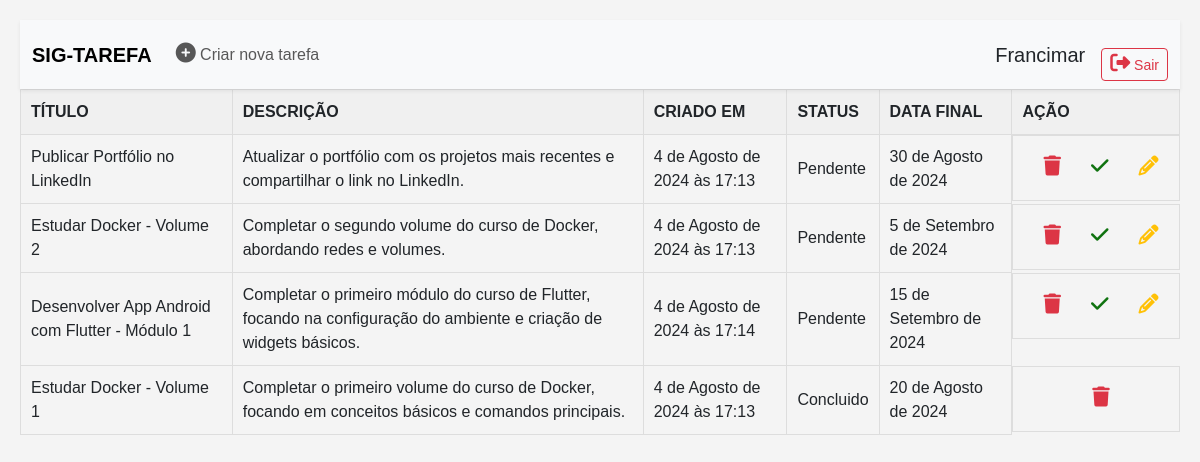
Screenshot of / (signed in) with the database file from the repository.
### tarefa/models.py (models this page shows, shortened)
class Tarefa(models.Model):
    usuario = models.ForeignKey(User,on_delete=models.CASCADE)
    titulo = models .CharField(max_length = 55)
    descricao = models.TextField()
    created_at = models.DateTimeField(auto_now_add=True)
    finished_at = models.DateField(auto_now= False)
    status = models.BooleanField(default = False)

### tarefa/views.py (the view)
# urls.py: path('',views.homepage,name ='homepage'),
@login_required
def homepage(request):
    tarefa = Tarefa.objects.filter(usuario = request.user).order_by("status")
    return render(request,'homepage.html',{"contexto":tarefa})

### tarefa/templates/homepage.html (shortened to what this page needs)
{% extends 'base.html' %}
  {% block conteudo %}
  <table>
    <thead>
      <tr>
        <th>TÍTULO</th>
        <th>DESCRIÇÃO</th>
        <th>CRIADO EM </th>
        <th>STATUS</th>
        <th>DATA FINAL</th>
        <th>AÇÃO</th>
      </tr>
    </thead>
    <tbody>
      {% for tarefa in contexto %}
      <tr>
        <td>{{ tarefa.titulo }}</td>
        <td>{{ tarefa.descricao }}</td>
        <td>{{ tarefa.created_at }}</td>
        {% if tarefa.status %}
        <td>Concluido</td>
        {% else %}
        <td>Pendente</td>
        {% endif %}
        <td>{{ tarefa.finished_at }}</td>
        <td class="action-buttons">
          <form action="{% url 'delete' tarefa.id %}">
              <button class="delete-btn" title="Excluir">
                  <i class="fas fa-trash"></i>
              </button>
          </form>
          {% if not tarefa.status %}
          <form action="{% url 'confirm' tarefa.id %}" method="post">
              <button class="conf-btn" title="confirmar">
                  <i class="fas fa-check"></i>
              </button>
          </form>
          <form action="{% url 'update' tarefa.id %}" method="post">
            <button class="edit-btn" title="update">
                <i class="fas fa-pencil"></i>
            </button>
        </form>
          {% endif %}
      </td>
      </tr>
      {% endfor %}
    </tbody>
  </table>
  {% endblock %}

### tarefa/templates/base.html (shortened to what this page needs)
{% load static %}
<!DOCTYPE html>
<html lang="pt-br">
<head>
    <link href="https://cdn.jsdelivr.net/npm/bootstrap@5.3.3/dist/css/bootstrap.min.css" rel="stylesheet"
>
    <link rel="stylesheet" href="{% static 'css/home.css' %}">
    <link rel="stylesheet" href="https://cdnjs.cloudflare.com/ajax/libs/font-awesome/6.1.1/css/all.min.css">
</head>
<body>
    <header class="header-top">
        <nav class="navbar navbar-expand-lg navbar-light bg-light shadow-sm">
            <div class="container-fluid">
                <a class="navbar-brand fw-bold" href="#">SIG-TAREFA</a>
                <div class="collapse navbar-collapse" id="navbarNav">
                    <ul class="navbar-nav me-auto mb-2 mb-lg-0">
                        <li class="nav-item">
                            <a class="nav-link" href="{% url 'create' %}">
                                <i class="fas fa-plus-circle"></i> Criar nova tarefa
                            </a>
                        </li>
                    </ul>
                    <div class="d-flex align-items-center">
                        <h5 class="me-3 mb-0">{{ user.username }}</h5>
                        <form class="d-flex" method="post" action="{% url 'logout' %}">
                            <button class="btn btn-outline-danger btn-sm" type="submit">
                                <i class="fas fa-sign-out-alt"></i> Sair
                            </button>
                        </form>
                    </div>
                </div>
            </div>
        </nav>
    </header>
    {% block conteudo %}
    {% endblock %}
</body>
</html>

### tarefa/static/css/home.css (style rules this page uses)
body { font-family: Arial, sans-serif; background-color: #f4f4f4; margin: 0; padding: 20px; }
.fas { font-size: 20px; }
button { display: block; width: 100%; padding: 10px; margin-top: 20px; background-color: #0056b3; color: white; border: none; border-radius: 4px; cursor: pointer; }
table { width: 100%; border-collapse: collapse; }
th, td { padding: 10px; border: 1px solid #ddd; text-align: left; }
th { background-color: #f0f0f0; }
.action-buttons { display: flex; justify-content: center; }
.action-buttons button { cursor: pointer; border: none; background-color: transparent; margin: 0 5px; }
.edit-btn { color: #ffc107; }
.delete-btn { color: #dc3545; }
.conf-btn { color: rgb(15, 114, 15); }

### rows the page displays
Tarefa: titulo "Publicar Portfólio no LinkedIn", descricao "Atualizar o portfólio com os projetos mais recentes e compartilhar o link no LinkedIn.", created_at "4 de Agosto de 2024 às 17:13", status "Pendente", finished_at "30 de Agosto de 2024"
Tarefa: titulo "Estudar Docker - Volume 2", descricao "Completar o segundo volume do curso de Docker, abordando redes e volumes.", created_at "4 de Agosto de 2024 às 17:13", status "Pendente", finished_at "5 de Setembro de 2024"
Tarefa: titulo "Desenvolver App Android com Flutter - Módulo 1", descricao "Completar o primeiro módulo do curso de Flutter, focando na configuração do ambiente e criação de widgets básicos.", created_at "4 de Agosto de 2024 às 17:14", status "Pendente", finished_at "15 de Setembro de 2024"
Tarefa: titulo "Estudar Docker - Volume 1", descricao "Completar o primeiro volume do curso de Docker, focando em conceitos básicos e comandos principais.", created_at "4 de Agosto de 2024 às 17:13", status "Concluido", finished_at "20 de Agosto de 2024"

### other values shown
{{ user.username }} "Francimar"
